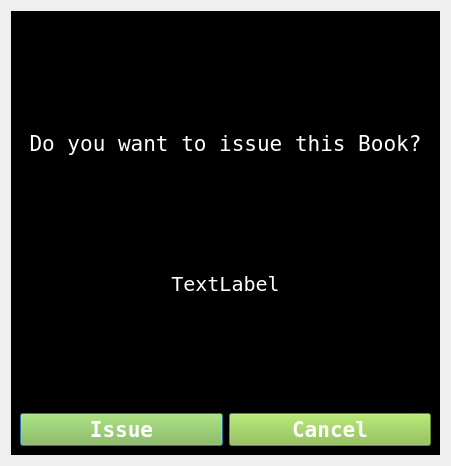
<?xml version="1.0" encoding="UTF-8"?>
<ui version="4.0">
 <class>Dialog</class>
 <widget class="QDialog" name="Dialog">
  <property name="geometry">
   <rect>
    <x>0</x>
    <y>0</y>
    <width>441</width>
    <height>456</height>
   </rect>
  </property>
  <property name="windowTitle">
   <string>Dialog</string>
  </property>
  <layout class="QHBoxLayout" name="horizontalLayout_2">
   <item>
    <widget class="QWidget" name="mainWidget" native="true">
     <property name="minimumSize">
      <size>
       <width>429</width>
       <height>444</height>
      </size>
     </property>
     <property name="maximumSize">
      <size>
       <width>429</width>
       <height>444</height>
      </size>
     </property>
     <property name="styleSheet">
      <string notr="true">background-color: rgb(0, 0, 0);</string>
     </property>
     <layout class="QVBoxLayout" name="verticalLayout">
      <item>
       <spacer name="verticalSpacer_2">
        <property name="orientation">
         <enum>Qt::Vertical</enum>
        </property>
        <property name="sizeHint" stdset="0">
         <size>
          <width>20</width>
          <height>40</height>
         </size>
        </property>
       </spacer>
      </item>
      <item>
       <widget class="QLabel" name="label_3">
        <property name="font">
         <font>
          <family>NSimSun</family>
          <pointsize>16</pointsize>
         </font>
        </property>
        <property name="styleSheet">
         <string notr="true">color: rgb(255, 255, 255);</string>
        </property>
        <property name="text">
         <string>&lt;html&gt;&lt;head/&gt;&lt;body&gt;&lt;p&gt;Do you want to issue this Book?&lt;/p&gt;&lt;/body&gt;&lt;/html&gt;</string>
        </property>
        <property name="alignment">
         <set>Qt::AlignCenter</set>
        </property>
        <property name="wordWrap">
         <bool>true</bool>
        </property>
       </widget>
      </item>
      <item>
       <spacer name="verticalSpacer_3">
        <property name="orientation">
         <enum>Qt::Vertical</enum>
        </property>
        <property name="sizeHint" stdset="0">
         <size>
          <width>20</width>
          <height>40</height>
         </size>
        </property>
       </spacer>
      </item>
      <item>
       <widget class="QLabel" name="titleLbl">
        <property name="font">
         <font>
          <family>NSimSun</family>
          <pointsize>15</pointsize>
         </font>
        </property>
        <property name="styleSheet">
         <string notr="true">color: rgb(255, 255, 255);
</string>
        </property>
        <property name="text">
         <string>TextLabel</string>
        </property>
        <property name="alignment">
         <set>Qt::AlignCenter</set>
        </property>
        <property name="wordWrap">
         <bool>true</bool>
        </property>
       </widget>
      </item>
      <item>
       <spacer name="verticalSpacer">
        <property name="orientation">
         <enum>Qt::Vertical</enum>
        </property>
        <property name="sizeHint" stdset="0">
         <size>
          <width>20</width>
          <height>40</height>
         </size>
        </property>
       </spacer>
      </item>
      <item>
       <layout class="QHBoxLayout" name="horizontalLayout">
        <item>
         <widget class="QPushButton" name="issueBookBtn">
          <property name="font">
           <font>
            <family>NSimSun</family>
            <pointsize>16</pointsize>
            <weight>75</weight>
            <bold>true</bold>
           </font>
          </property>
          <property name="styleSheet">
           <string notr="true">
QPushButton:hover{
background-color:rgb(119, 156, 55);
color: rgb(255,255,255);
}

QPushButton{
background-color:rgb(134,188,66);
color:rgb(255,255,255);

}</string>
          </property>
          <property name="text">
           <string>Issue</string>
          </property>
         </widget>
        </item>
        <item>
         <widget class="QPushButton" name="cancelBtn">
          <property name="font">
           <font>
            <family>NSimSun</family>
            <pointsize>16</pointsize>
            <weight>75</weight>
            <bold>true</bold>
           </font>
          </property>
          <property name="styleSheet">
           <string notr="true">
QPushButton:hover{
background-color:rgb(119, 156, 55);
color: rgb(255,255,255);
}

QPushButton{
background-color:rgb(134,188,66);
color:rgb(255,255,255);

}</string>
          </property>
          <property name="text">
           <string>Cancel</string>
          </property>
         </widget>
        </item>
       </layout>
      </item>
     </layout>
    </widget>
   </item>
  </layout>
 </widget>
 <resources/>
 <connections>
  <connection>
   <sender>cancelBtn</sender>
   <signal>clicked(bool)</signal>
   <receiver>Dialog</receiver>
   <slot>close()</slot>
   <hints>
    <hint type="sourcelabel">
     <x>336</x>
     <y>335</y>
    </hint>
    <hint type="destinationlabel">
     <x>430</x>
     <y>330</y>
    </hint>
   </hints>
  </connection>
 </connections>
</ui>
